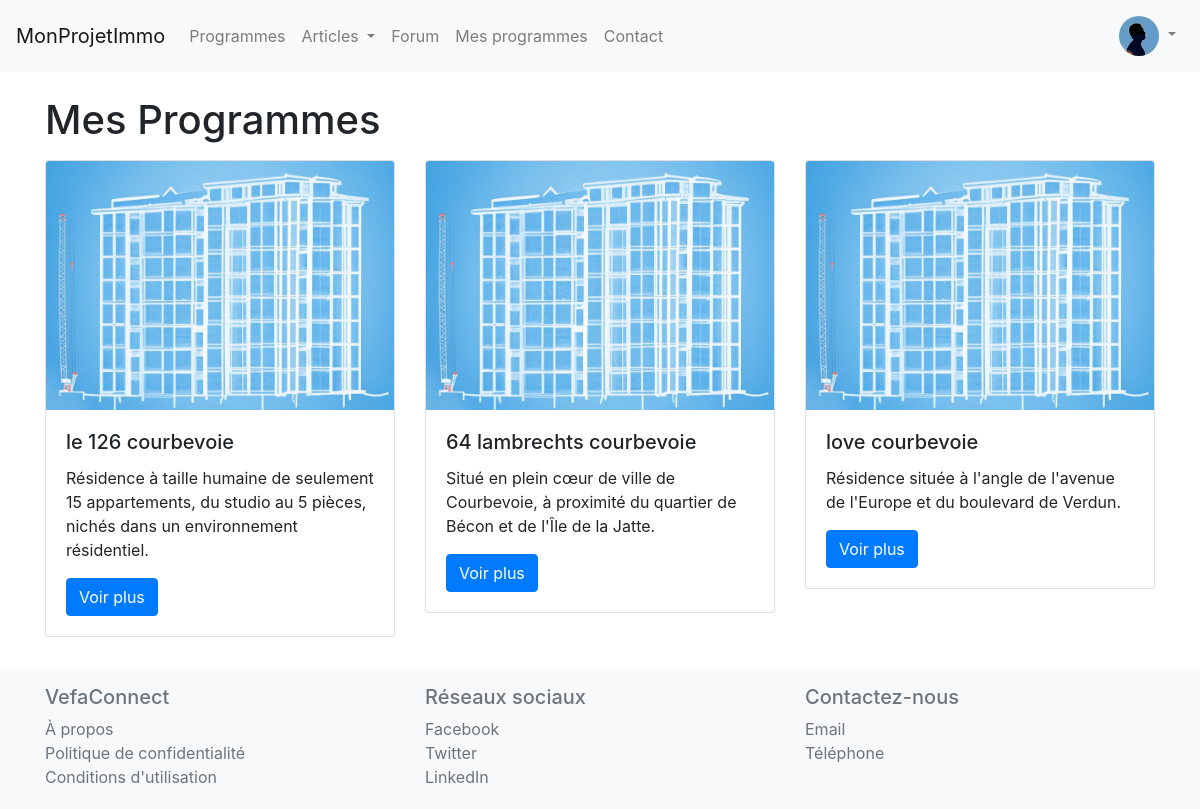
/my_programs/ (signed in), run on an earlier commit of the app's database.
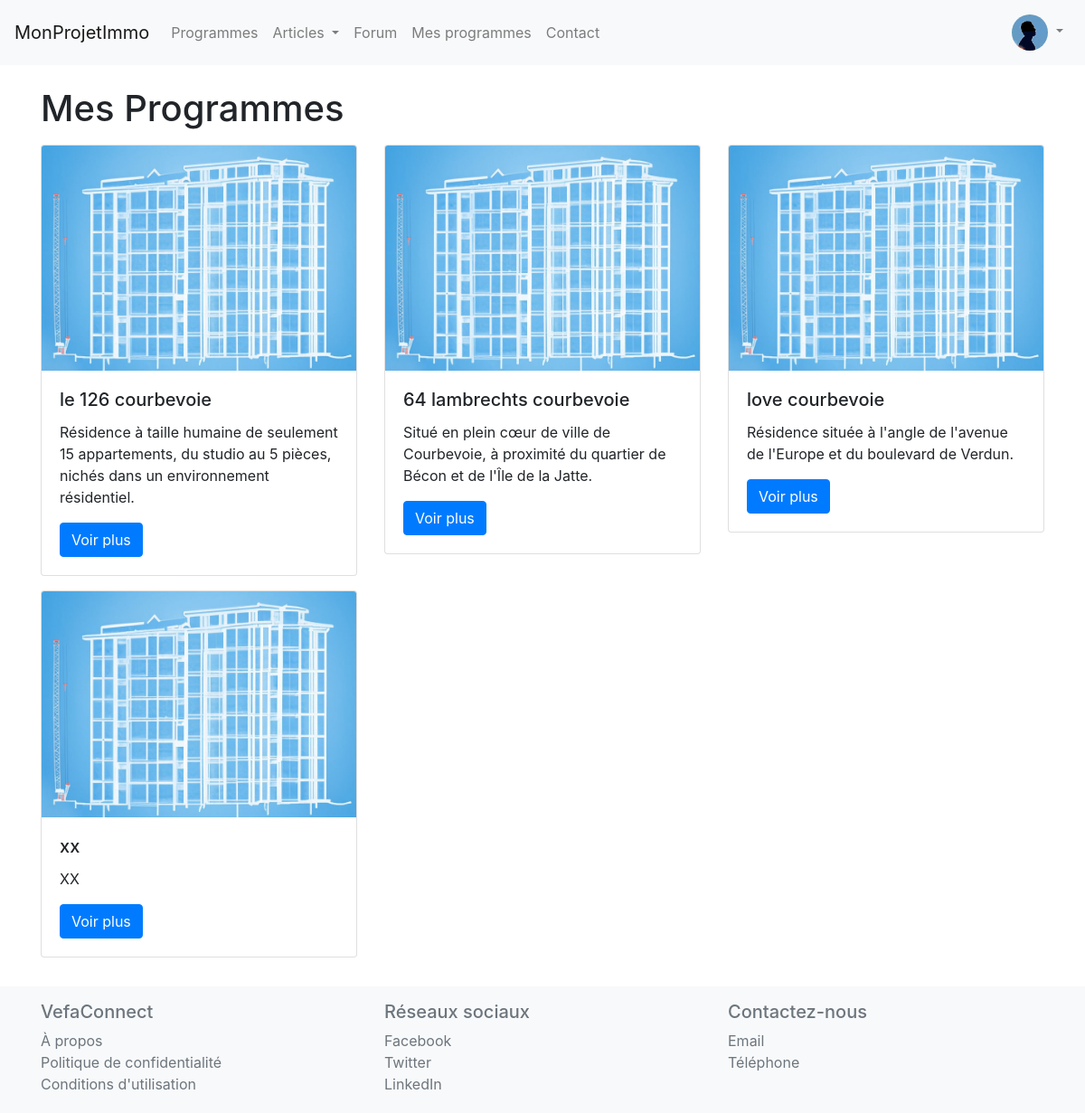
And on a later commit of the database.
### website/models.py (models this page shows, shortened)
class FollowedProgram(models.Model):
    user_profile = models.ForeignKey('forum.UserProfile', on_delete=models.CASCADE)
    real_estate_program = models.ForeignKey(RealEstateProgram, on_delete=models.CASCADE)
    date_followed = models.DateTimeField(auto_now_add=True)
    is_owner = models.BooleanField(default=False)
    apartment_lot_reference = models.CharField(max_length=200, blank=True, null=True)

class RealEstateProgram(models.Model):
    name = models.CharField(max_length=200)
    description = models.TextField(blank=True)
    developer = models.ForeignKey(RealEstateDeveloper, on_delete=models.CASCADE, related_name='programs')
    slug = models.SlugField(unique=True, editable=False)
    end_date = models.DateField(null=True, blank=True)
    new_end_date = models.DateField(null=True, blank=True)
    address = models.ForeignKey(Address, on_delete=models.CASCADE, null=True)
    image = models.ImageField(upload_to='program_images/', null=True, blank=True)
    validated = models.BooleanField(default=False, null=False)
    class Meta:
        constraints = [
            models.UniqueConstraint(fields=['name', 'address', 'developer'], name='unique_program')
        ]

### website/views.py (the view)
# urls.py: path('my_programs/', my_programs, name='my_programs'),
@login_required
def my_programs(request):
    user_profile = UserProfile.objects.get(user=request.user)
    followed_programs = FollowedProgram.objects.filter(user_profile=user_profile)
    return render(request, 'my_programs.html', {'followed_programs': followed_programs})

### VefaConnect/context_processors.py (called while the page is built)
def categories(request):
    return {
        'categories': Category.objects.all()
    }

### website/templates/my_programs.html
{% extends "base.html" %}
{% block content %}
<div class="container my-4">
    <h1>Mes Programmes</h1>
    {% if followed_programs %}
    <div class="row">
        {% for program in followed_programs %}
        <div class="col-md-4 my-2">
            <div class="card">
                <img src="{{ program.real_estate_program.image.url }}" class="card-img-top" alt="{{ program.real_estate_program.name }}">
                <div class="card-body">
                    <h5 class="card-title">{{ program.real_estate_program.name }}</h5>
                    <p class="card-text">{{ program.real_estate_program.description }}</p>
                    <a href="{{ program.real_estate_program.get_absolute_url }}" class="btn btn-primary">Voir plus</a>
                </div>
            </div>
        </div>
        {% endfor %}
    </div>
    {% else %}
    <p>Vous ne suivez actuellement aucun programme.<br> Commencez à en suivre en cherchant<a href="{% url 'program_search' %}"> un programme ici</a>.</p>
    {% endif %}
</div>
{% endblock %}

What changed in the data, as far as the page shows it:
added FollowedProgram: real_estate_program.image (placeholder picture), real_estate_program.name "xx", real_estate_program.description "XX"
